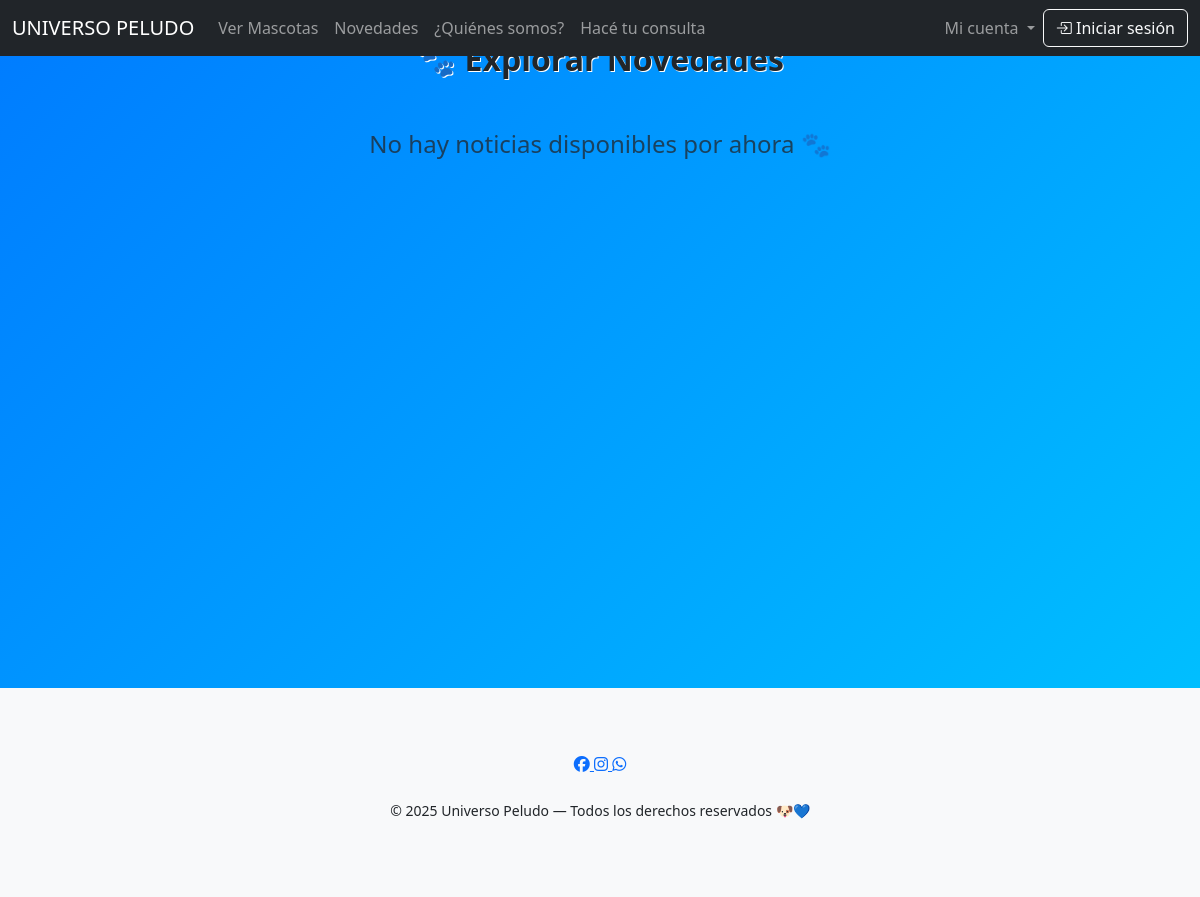
The app's page /listar_novedades_usuario/, older data.
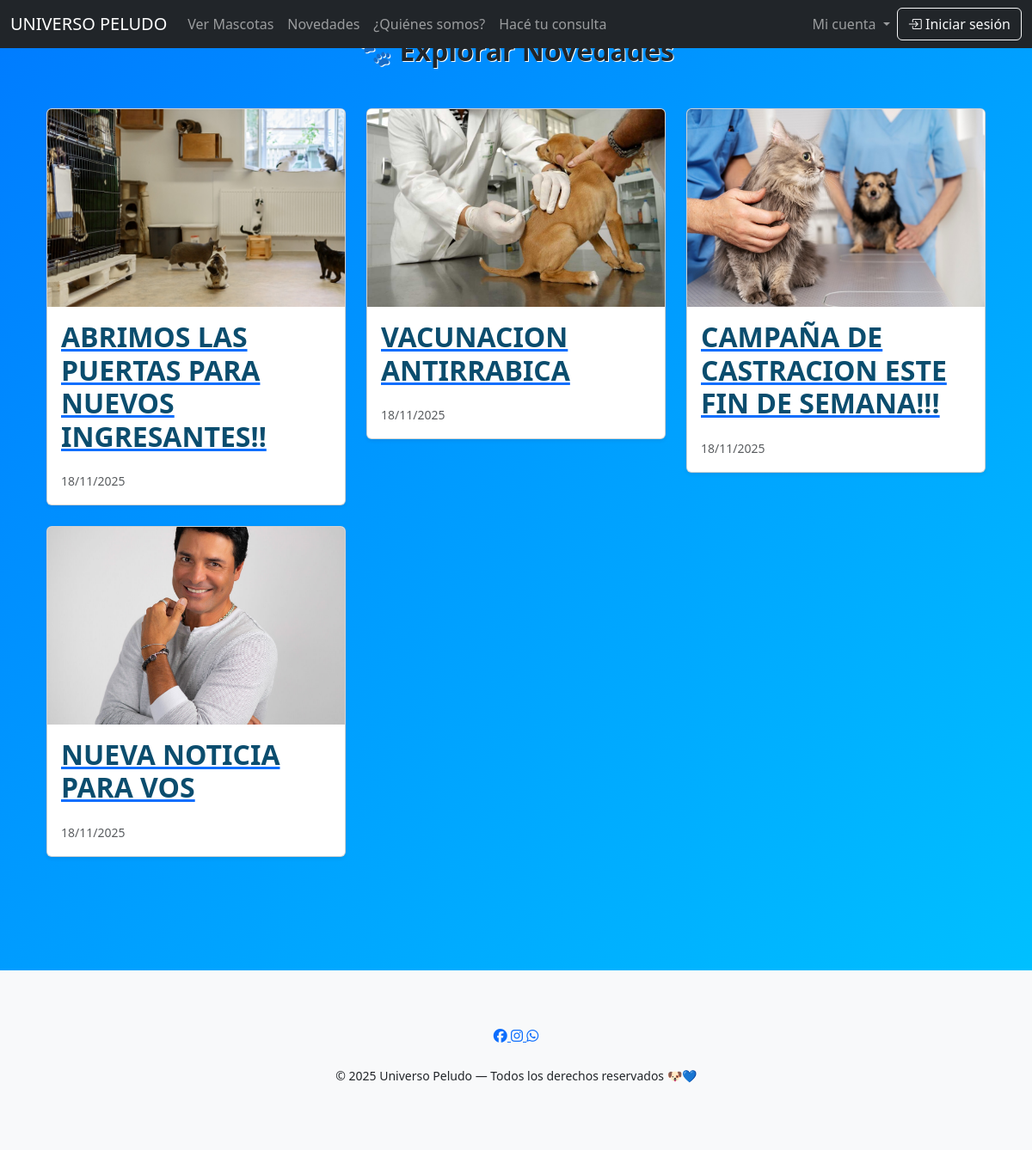
The same page, newer data.
### apps/core/models.py (models this page shows, shortened)
class Novedad(models.Model):
    titulo = models.CharField(max_length=200)
    descripcion_corta = models.TextField(max_length=300)
    contenido = models.TextField()
    imagen = models.ImageField(upload_to="novedades/", blank=True, null=True)
    fecha = models.DateTimeField(auto_now_add=True)
    class Meta:
        ordering = ['-fecha']  # más nuevas primero

### apps/core/views.py (the view)
# urls.py: path('listar_novedades_usuario/', ListarNovedadesUsuario.as_view(), name='listar_novedades_usuario'),
class ListarNovedadesUsuario(ListView):
    model = Novedad
    template_name = 'user/detalle_novedades.html'
    context_object_name = 'novedades'
    def get_queryset(self):
        novedades = super().get_queryset()  # Novedad.objects.all()
        categoria = self.request.GET.get("categoria")
        if categoria:
            novedades = novedades.filter(categoria=categoria)
        return novedades

### apps/core/templates/user/detalle_novedades.html
{% extends "base.html" %}
{% block content %}
<div class="container ">
    <div class="text-center mb-5">
        <h2 class="fw-bold text-dark mb-3 emoji-title">
            🐾 Explorar Novedades
        </h2>
    </div>
    {% include "user/listaNovedades.html" with novedades=novedades %}
</div>
{% endblock %}

### apps/core/templates/user/listaNovedades.html (shortened to what this page needs)
{% load static %}
{% if novedades %}
<div class="row">
    {% for novedades in novedades %}
    <div class="col-md-4">
        <div class="card shadow-sm mb-4">
            {% if novedades.imagen %}
            <img src="{{ novedades.imagen.url }}" class="card-img-top img-noticia" alt="{{ novedades.titulo }}">
            {% endif %}
            <div class="card-body">
                <a href="{% url 'detalle_novedad' novedades.id %}">
                    <h2>{{ novedades.titulo }}</h2>
                </a>
                <small class="text-muted">{{ novedades.fecha|date:"d/m/Y" }}</small>
            </div>
        </div>
    </div>
    {% endfor %}
    {% else %}
    <div class="text-center mt-5">
        <p class="text-muted fs-4">No hay noticias disponibles por ahora 🐾</p>
    </div>
    {% endif %}
</div>

Row changes from the older to the newer data that the page shows:
added Novedad: imagen (picture), titulo "ABRIMOS LAS PUERTAS PARA NUEVOS INGRESANTES!!", fecha "18/11/2025"
added Novedad: imagen (picture), titulo "VACUNACION ANTIRRABICA", fecha "18/11/2025"
added Novedad: imagen (picture), titulo "CAMPAÑA DE CASTRACION ESTE FIN DE SEMANA!!!", fecha "18/11/2025"
added Novedad: imagen (picture), titulo "NUEVA NOTICIA PARA VOS", fecha "18/11/2025"
Text that changed along with them:
text no longer shown: "No hay noticias disponibles por ahora 🐾"
